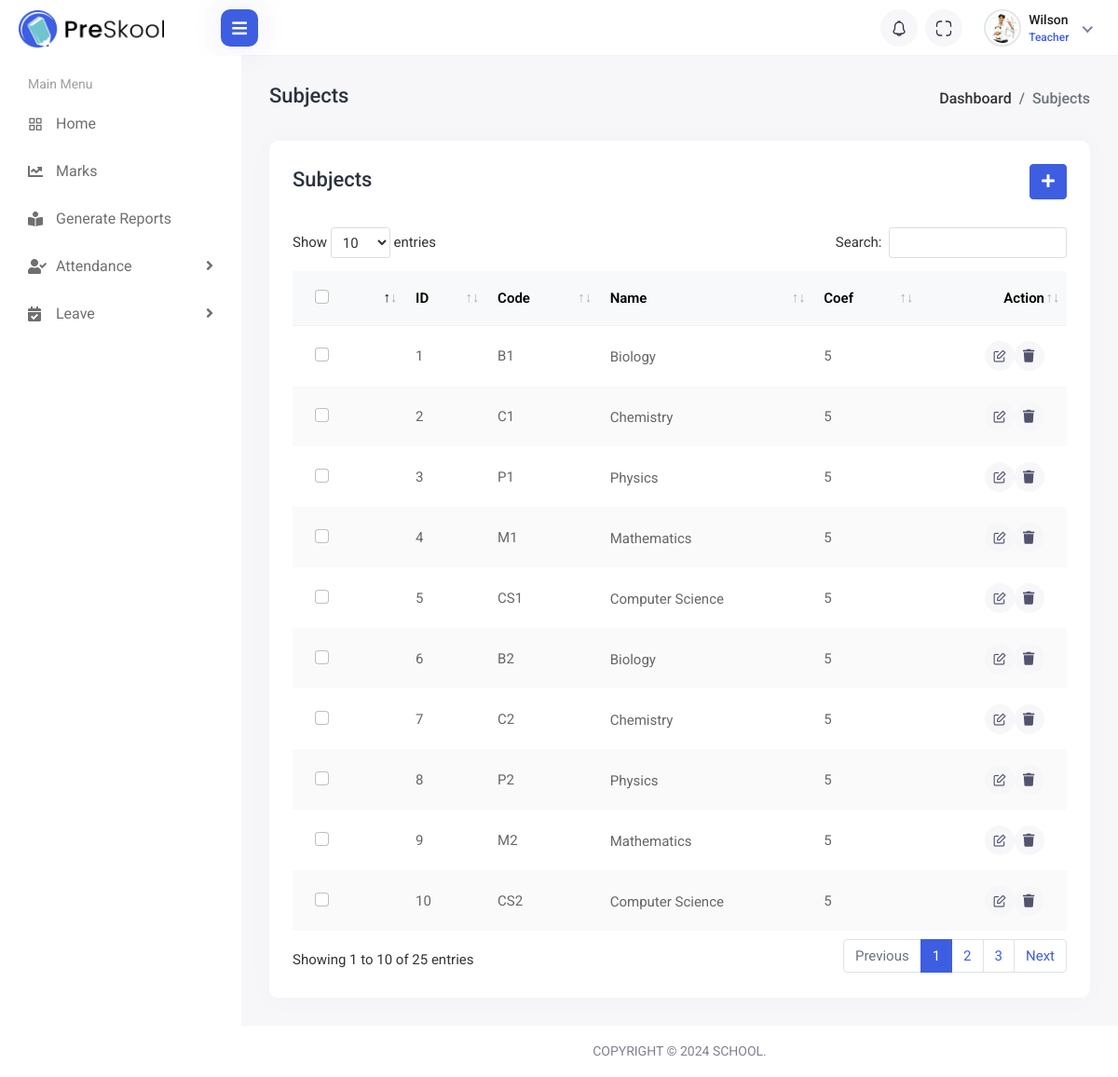
Screenshot of /subjects/ (signed in) with the database file from the repository.
### apps/users/models.py (models this page shows, shortened)
class User(AbstractBaseUser, PermissionsMixin):
    pkid = models.BigAutoField(primary_key=True, editable=False)
    id = models.UUIDField(default=uuid.uuid4, editable=False, unique=True)
    username = models.CharField(verbose_name=_("Username"), max_length=255, unique=True)
    first_name = models.CharField(verbose_name=_("First Name"), max_length=55)
    last_name = models.CharField(verbose_name=_("Last Name"), max_length=55)
    email = models.EmailField(verbose_name=_("Email"), unique=True)
    is_staff = models.BooleanField(default=False)
    is_active = models.BooleanField(default=True)
    is_admin = models.BooleanField(default=False)
    is_student = models.BooleanField(default=False)
    is_teacher = models.BooleanField(default=False)
    date_joined = models.DateTimeField(default=timezone.now)
    dob = models.DateTimeField(default=timezone.now)
    USERNAME_FIELD = "email"
    REQUIRED_FIELDS = ["username", "first_name", "last_name"]
    objects = CustomUserManager()
    class Meta:
        verbose_name = _("User")
        verbose_name_plural = _("Users")
    @property
    def get_fullname(self):
        return f"{self.first_name.title()} {self.last_name.title()}"

### apps/students/models.py (models this page shows)
class Subject(TimeStampedUUIDModel):
    name = models.CharField(verbose_name=_("Subject Name"), max_length=200)
    description = models.TextField(blank=True, null=True)
    code = models.CharField(
        verbose_name=_("Subject Code"), max_length=10, blank=True, null=True
    )
    klass = models.ForeignKey(
        Class, related_name="subjects", on_delete=models.SET_NULL, blank=True, null=True
    )
    has_class = models.BooleanField(default=False)
    coef = models.PositiveIntegerField(verbose_name=_("Subject Coef"), default=1)
    assigned_to = models.ForeignKey(
        "TeacherProfile",
        related_name="assigned_subjects",
        on_delete=models.SET_NULL,
        blank=True,
        null=True,
    )
    assigned = models.BooleanField(default=False)
    def __str__(self):
        return f"{self.name}-{self.code}"

### apps/staff/views.py (the view)
# urls.py: path("subjects/", views.list_all_subjects, name="subjects"),
@login_required
def list_all_subjects(request):
    subjects = Subject.objects.all()
    print(subjects)
    template_name = "subjects/subject-list.html"
    context = {
        "subjects": subjects,
    }
    return render(request, template_name, context)

### templates/subjects/subject-list.html (shortened to what this page needs)
{% extends 'base.html' %}
{% load static %}
{% block stylelinks %}
<link rel="stylesheet" href="{% static 'assets/plugins/datatables/datatables.min.css' %}">
{% endblock stylelinks %}
{% block content %}
<div class="content container-fluid">
    <div class="page-header">
        <div class="row align-items-center">
            <div class="col">
                <h3 class="page-title">Subjects</h3>
                <ul class="breadcrumb">
                    <li class="breadcrumb-item"><a href="index.html">Dashboard</a></li>
                    <li class="breadcrumb-item active">Subjects</li>
                </ul>
            </div>
        </div>
    </div>
    <div class="row">
        <div class="col-sm-12">
        <div class="card card-table">
            <div class="card-body">
                <div class="page-header">
                    <div class="row align-items-center">
                        <div class="col">
                            <h3 class="page-title">Subjects</h3>
                        </div>
                        <div class="col-auto text-end float-end ms-auto download-grp">
                            <a class="btn btn-primary" href="#" data-bs-toggle="modal" data-bs-target="#add_subject">
                                <i class="fas fa-plus"></i>
                            </a>
                        </div>
                    </div>
                </div>
                <div class="table-responsive">
                    <table class="table border-0 star-student table-hover table-center mb-0 datatable table-striped">
                        <thead class="student-thread">
                            <tr>
                                <th>
                                    <div class="form-check check-tables">
                                        <input class="form-check-input" type="checkbox" value="something">
                                    </div>
                                </th>
                                <th>ID</th>
                                <th>Code</th>
                                <th>Name</th>
                                <th>Coef</th>
                                <th class="text-end">Action</th>
                            </tr>
                        </thead>
                        <tbody>
                            {% for subject in subjects %}
                            <tr>
                                <td>
                                    <div class="form-check check-tables">
                                        <input class="form-check-input" type="checkbox" value="something">
                                    </div>
                                </td>
                                <td>{{forloop.counter}}</td>
                                <td>{{subject.code}}</td>
                                <td>
                                    <h2>
                                        <a>{{subject.name}}</a>
                                    </h2>
                                </td>
                                <td>{{subject.coef}}</td>
                                <td class="text-end">
                                    <div class="actions">
                                        <a class="btn btn-sm bg-danger-light" href="#" data-bs-toggle="modal"
                                            data-bs-target="#edit_subject_{{subject.pkid}}">
                                            <i class="feather-edit"></i>
                                        </a>
                                        <a class="btn btn-sm bg-danger-light" href="#" data-bs-toggle="modal"
                                            data-bs-target="#delete_subject_{{subject.pkid}}">
                                            <i class="fas fa-trash"></i>
                                        </a>
                                    </div>
                                </td>
                            </tr>
                            {% endfor %}
                        </tbody>
                    </table>
                </div>
            </div>
        </div>
        </div>
    </div>
</div>
{% endblock content %}

### templates/utils/header.html (shortened to what this page needs)
{% load static %}
{% load student_tags %}
<div class="header">
    <div class="header-left">
        <a href="index.html" class="logo">
            <img src="{% static 'assets/img/logo.png' %}" alt="Logo">
        </a>
    </div>
    <div class="menu-toggle">
        <a href="javascript:void(0);" id="toggle_btn">
            <i class="fas fa-bars"></i>
        </a>
    </div>
    <ul class="nav user-menu">
        <li class="nav-item dropdown noti-dropdown me-2">
            <a href="#" class="dropdown-toggle nav-link header-nav-list" data-bs-toggle="dropdown">
                <img src="{% static 'assets/img/icons/header-icon-05.svg' %}" alt="">
            </a>
        </li>
        <li class="nav-item zoom-screen me-2">
            <a href="#" class="nav-link header-nav-list win-maximize">
                <img src="{% static 'assets/img/icons/header-icon-04.svg' %}" alt="">
            </a>
        </li>
        <li class="nav-item dropdown has-arrow new-user-menus">
            <a href="#" class="dropdown-toggle nav-link" data-bs-toggle="dropdown">
                <span class="user-img">
                    <img class="rounded-circle" src="{% static 'assets/img/profiles/avatar-01.jpg' %}" width="31"
                        alt="Soeng Souy">
                    <div class="user-text">
                        {% if user.is_authenticated %}
                            <h6>{{user.username | capfirst}}</h6>
                        {% else %}
                            <h6>Unknown</h6>
                        {% endif %}
                        {% if user.is_staff %}
                            <p class="text-muted mb-0">Superman</p>
                        {% elif user.is_admin %}
                            <p class="text-muted mb-0">Administrator</p>
                        {% elif user.is_teacher %}
                            <p class="text-muted mb-0">Teacher</p>
                        {% elif user.is_student %}
                            <p class="text-muted mb-0">Student</p>
                        {% endif %}
                    </div>
                </span>
            </a>
        </li>
    </ul>
</div>

### rows the page displays
User: username "Wilson"
Subject: code "B1", name "Biology", coef "5"
Subject: code "C1", name "Chemistry", coef "5"
Subject: code "P1", name "Physics", coef "5"
Subject: code "M1", name "Mathematics", coef "5"
Subject: code "CS1", name "Computer Science", coef "5"
Subject: code "B2", name "Biology", coef "5"
Subject: code "C2", name "Chemistry", coef "5"
Subject: code "P2", name "Physics", coef "5"
Subject: code "M2", name "Mathematics", coef "5"
Subject: code "CS2", name "Computer Science", coef "5"
